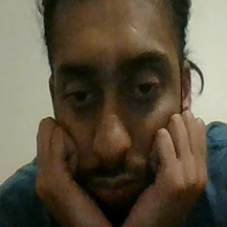
#> input picture Driver Drowsiness Dataset (DDD)/Drowsy/E0542.png, 227 x 227 px; its folder holds only this picture in this run
$ jupyter execute --allow-errors Data_Understanding.ipynb
#> lines starting #> are read from the running program, lines starting #| are printed output that depends on the picture; long printed decimals are rounded
#### Data Loading and Visualization

[cell 1]
import os
import cv2
import matplotlib.pyplot as plt

dataset_path = 'Driver Drowsiness Dataset (DDD)'
image_dict = {}

for class_name in os.listdir(dataset_path):
    class_path = os.path.join(dataset_path, class_name)
    if os.path.isdir(class_path):
        image_dict[class_name] = []
        for filename in os.listdir(class_path):
            if filename.lower().endswith(('png')):
                img_path = os.path.join(class_path, filename)
                try:
                    img = cv2.imread(img_path)
#> img is the input picture: shape (227, 227, 3); mean B, G, R 64, 82.2, 91.5
                    if img is not None:
                        image_dict[class_name].append(img)
                    else:
                        print(f"Failed to load {img_path}")
                except Exception as e:
                    print(f"Error loading {img_path}: {e}")


plt.figure(figsize=(20,10))
i = 0
for class_name, images in image_dict.items():
    for img in images[:5]:
        plt.subplot(len(image_dict), 5, i + 1)
        plt.imshow(cv2.cvtColor(img, cv2.COLOR_BGR2RGB))
        plt.title(class_name)
        plt.axis('off')
        i += 1
#> after the loop, i = 1

plt.tight_layout()
plt.show()

total_images = sum(len(images) for images in image_dict.values())
print(f"Total images loaded: {total_images}")
print(f"Classes: {list(image_dict.keys())}")

#### Check Image Size

[cell 2]
print(f"Image for Drowsy class: shape={image_dict['Drowsy'][0].shape}")
#> (the rest of this cell did not finish here and is left out)

#### Compare between Color Channels

[cell 3]
drowsy_image = image_dict['Drowsy'][0]
#> (the rest of this cell did not finish here and is left out)

#### Visualize Class Distribution

[cell 4]
class_counts = {class_name: len(images) for class_name, images in image_dict.items()}
#> class_counts = {'Drowsy': 1}

plt.figure(figsize=(10, 5))
bars = plt.bar(class_counts.keys(), class_counts.values(), color=['blue', 'orange'])
plt.xlabel('Class')
plt.ylabel('Number of Images')
plt.title('Class Distribution')
for bar in bars:
    yval = bar.get_height()
    plt.text(bar.get_x() + bar.get_width()/2, yval + 5, int(yval), ha='center', va='bottom')
#> this loop made 1 pass
#> yval on pass 1: 1
plt.show()
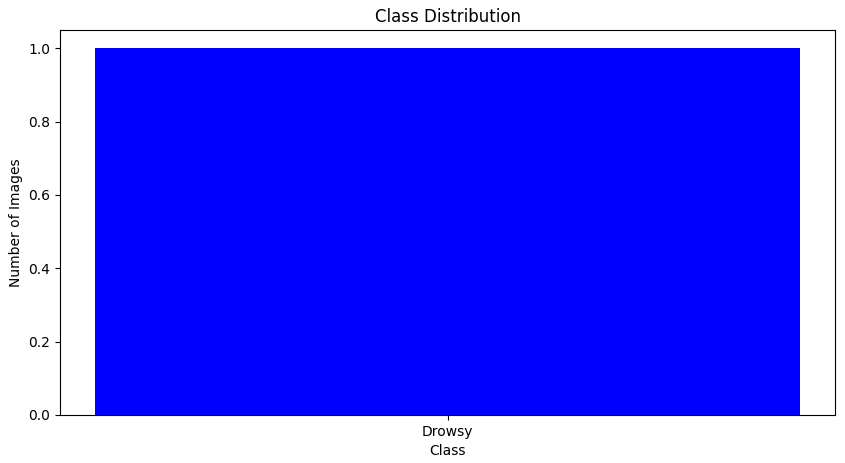
#> figure drawn by matplotlib, 1 panel

#### Check for Corrupted Images

[cell 5]
# to check if the image is corrupted
def is_image_corrupted(img):
    return img is None


corrupted_images = {}
for class_name, images in image_dict.items():
    corrupted_images[class_name] = []
    for img in images:
        if is_image_corrupted(img):
            corrupted_images[class_name].append(img)
#> after the loop, corrupted_images = {'Drowsy': []}

print(corrupted_images)
#| {'Drowsy': []}

#### Compute Statistics

[cell 6]
# extract the first 1000 images from each class
import os
import cv2
import numpy as np
import matplotlib.pyplot as plt

dataset_path = 'Driver Drowsiness Dataset (DDD)'
#> dataset_path = 'Driver Drowsiness Dataset (DDD)'
max_images_per_class = 1000

def compute_image_statistics(image):
    return {
        'mean': np.mean(image),
        'median': np.median(image),
        'std_dev': np.std(image)
    }

def compute_dataset_statistics(image_paths):
    pixel_values = []
    for img_path in image_paths:
        img = cv2.imread(img_path, cv2.IMREAD_GRAYSCALE)
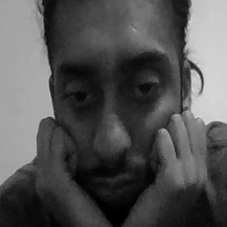
#> img: shape (227, 227); min 0, max 220, mean 82.4
        if img is not None:
            pixel_values.extend(img.flatten())
        else:
            print(f"Failed to load image: {img_path}")
    pixel_values = np.array(pixel_values)
    return {
        'mean': np.mean(pixel_values),
        'median': np.median(pixel_values),
        'std_dev': np.std(pixel_values),
        'pixel_values': pixel_values
    }

def identify_outliers(pixel_values, mean, std_dev, threshold=3):
    outliers = []
    for value in pixel_values:
        if abs(value - mean) > threshold * std_dev:
            outliers.append(value)
    return outliers

image_paths = []
for class_name in os.listdir(dataset_path):
    class_path = os.path.join(dataset_path, class_name)
    if os.path.isdir(class_path):
        class_image_paths = []
        image_count = 0
        for filename in os.listdir(class_path):
            if filename.lower().endswith(('png')):
                class_image_paths.append(os.path.join(class_path, filename))
                image_count += 1
                if image_count >= max_images_per_class:
                    break
        image_paths.extend(class_image_paths)

dataset_stats = compute_dataset_statistics(image_paths)
#> dataset_stats = 4 items
print(f"Dataset statistics:\nMean: {dataset_stats['mean']}\nMedian: {dataset_stats['median']}\nStandard Deviation: {dataset_stats['std_dev']}")
#| Dataset statistics:
#| Mean: 82.424
#| Median: 63.0
#| Standard Deviation: 60.097

outliers = identify_outliers(dataset_stats['pixel_values'], dataset_stats['mean'], dataset_stats['std_dev'])
#> the loop in identify_outliers, `for value in pixel_values:` made 51529 passes
#> value on passes 1 to 3: 160, 160, 161
#> after the loop in identify_outliers, `for value in pixel_values:`: outliers = []
#> outliers = []
print(f"Number of outliers: {len(outliers)}")
#| Number of outliers: 0

plt.figure(figsize=(10, 5))
plt.hist(dataset_stats['pixel_values'], bins=256, range=(0, 256), alpha=0.75, color='blue', edgecolor='black')
plt.title('Histogram of Pixel Values')
plt.xlabel('Pixel Value')
plt.ylabel('Frequency')
plt.show()
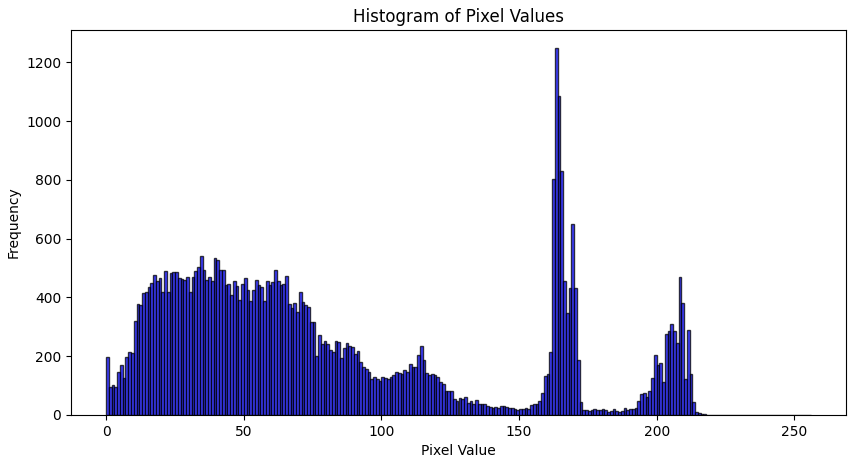
#> figure drawn by matplotlib, 1 panel; tallest bar 1248 high, from x = 163 to 164

[cell 7]
# extract the middle 1000 images from each class
image_paths = []
for class_name in os.listdir(dataset_path):
    class_path = os.path.join(dataset_path, class_name)
    if os.path.isdir(class_path):
        all_filenames = [f for f in os.listdir(class_path) if f.lower().endswith(('png'))]
#> all_filenames = ['E0542.png']

        middle_index = len(all_filenames) // 2
#> middle_index = 0
        start_index = max(0, middle_index - max_images_per_class // 2)
#> start_index = 0
        end_index = min(len(all_filenames), start_index + max_images_per_class)
#> end_index = 1

        class_image_paths = [os.path.join(class_path, all_filenames[i]) for i in range(start_index, end_index)]
        image_paths.extend(class_image_paths)

dataset_stats = compute_dataset_statistics(image_paths)
print(f"Dataset statistics:\nMean: {dataset_stats['mean']}\nMedian: {dataset_stats['median']}\nStandard Deviation: {dataset_stats['std_dev']}")
#| Dataset statistics:
#| Mean: 82.424
#| Median: 63.0
#| Standard Deviation: 60.097

outliers = identify_outliers(dataset_stats['pixel_values'], dataset_stats['mean'], dataset_stats['std_dev'])
#> the loop in identify_outliers (call 2), `for value in pixel_values:` made 51529 passes
print(f"Number of outliers: {len(outliers)}")
#| Number of outliers: 0

plt.figure(figsize=(10, 5))
plt.hist(dataset_stats['pixel_values'], bins=256, range=(0, 256), alpha=0.75, color='blue', edgecolor='black')
plt.title('Histogram of Pixel Values')
plt.xlabel('Pixel Value')
plt.ylabel('Frequency')
plt.show()

[cell 8]
# extract the last 1000 images from each class
image_paths = []
for class_name in os.listdir(dataset_path):
    class_path = os.path.join(dataset_path, class_name)
    if os.path.isdir(class_path):
        all_filenames = [f for f in os.listdir(class_path) if f.lower().endswith(('png'))]

        start_index = max(0, len(all_filenames) - max_images_per_class)
        end_index = len(all_filenames)

        class_image_paths = [os.path.join(class_path, all_filenames[i]) for i in range(start_index, end_index)]
        image_paths.extend(class_image_paths)

dataset_stats = compute_dataset_statistics(image_paths)
print(f"Dataset statistics:\nMean: {dataset_stats['mean']}\nMedian: {dataset_stats['median']}\nStandard Deviation: {dataset_stats['std_dev']}")
#| Dataset statistics:
#| Mean: 82.424
#| Median: 63.0
#| Standard Deviation: 60.097

outliers = identify_outliers(dataset_stats['pixel_values'], dataset_stats['mean'], dataset_stats['std_dev'])
print(f"Number of outliers: {len(outliers)}")
#| Number of outliers: 0

plt.figure(figsize=(10, 5))
plt.hist(dataset_stats['pixel_values'], bins=256, range=(0, 256), alpha=0.75, color='blue', edgecolor='black')
plt.title('Histogram of Pixel Values')
plt.xlabel('Pixel Value')
plt.ylabel('Frequency')
plt.show()

$ run again, on Driver Drowsiness Dataset (DDD)/Drowsy/I0210.png
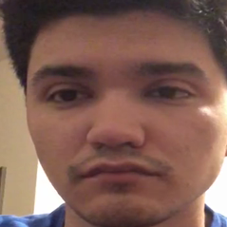
#> input picture Driver Drowsiness Dataset (DDD)/Drowsy/I0210.png, 227 x 227 px
#> img is the input picture: shape (227, 227, 3); mean B, G, R 85.2, 94.9, 127.8
#> after the loop `for class_name, images in image_dict.items():`: i = 1
#> class_counts = {'Drowsy': 1}
#> the loop `for bar in bars:` made 1 pass
#> yval on pass 1: 1
#> after the loop `for class_name, images in image_dict.items():`: corrupted_images = {'Drowsy': []}
#| {'Drowsy': []}
#> dataset_path = 'Driver Drowsiness Dataset (DDD)'
#> in compute_dataset_statistics, `img = cv2.imread(img_path, cv2.IMREAD_GRAYSCALE)`:
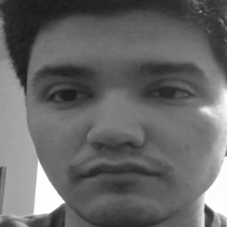
#> img: shape (227, 227); min 25, max 255, mean 103.1
#> dataset_stats = 4 items
#| Dataset statistics:
#| Mean: 103.131
#| Median: 100.0
#| Standard Deviation: 45.853
#> the loop in identify_outliers, `for value in pixel_values:` made 51529 passes
#> value on passes 1 to 3: 85, 90, 76
#> after the loop in identify_outliers, `for value in pixel_values:`: outliers = 1578 values, max 255 at index 150, min 241 at index 29, mean 252.8
#| Number of outliers: 1578
#> `plt.show()`:
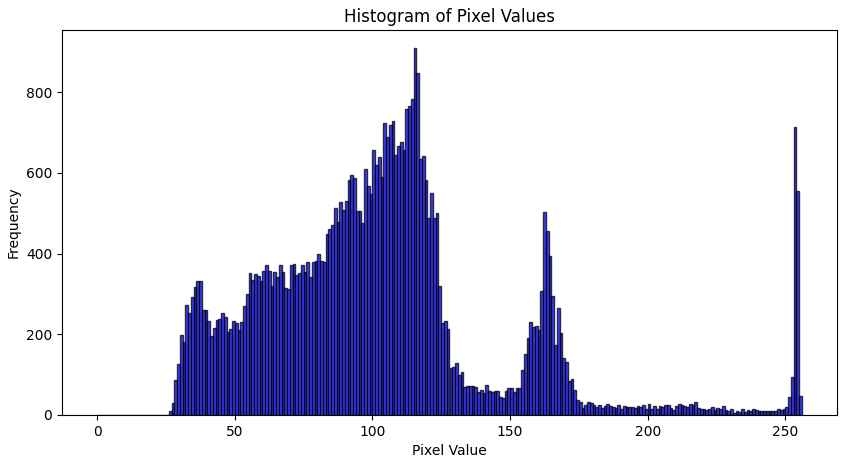
#> figure drawn by matplotlib, 1 panel; tallest bar 909 high, from x = 115 to 116
#> all_filenames = ['I0210.png']
#> middle_index = 0
#> end_index = 1
#| Dataset statistics:
#| Mean: 103.131
#| Median: 100.0
#| Standard Deviation: 45.853
#> the loop in identify_outliers (call 2), `for value in pixel_values:` made 51529 passes
#| Number of outliers: 1578
#| Dataset statistics:
#| Mean: 103.131
#| Median: 100.0
#| Standard Deviation: 45.853
#| Number of outliers: 1578

$ run again, on Driver Drowsiness Dataset (DDD)/Drowsy/L0713.png
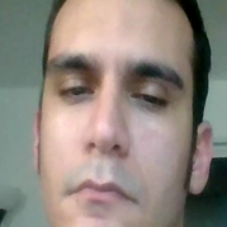
#> input picture Driver Drowsiness Dataset (DDD)/Drowsy/L0713.png, 227 x 227 px
#> img is the input picture: shape (227, 227, 3); mean B, G, R 126.5, 134.7, 144.1
#> after the loop `for class_name, images in image_dict.items():`: i = 1
#> class_counts = {'Drowsy': 1}
#> the loop `for bar in bars:` made 1 pass
#> yval on pass 1: 1
#> after the loop `for class_name, images in image_dict.items():`: corrupted_images = {'Drowsy': []}
#| {'Drowsy': []}
#> dataset_path = 'Driver Drowsiness Dataset (DDD)'
#> in compute_dataset_statistics, `img = cv2.imread(img_path, cv2.IMREAD_GRAYSCALE)`:
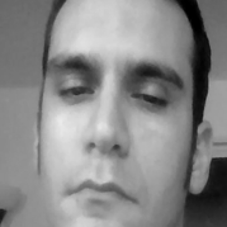
#> img: shape (227, 227); min 0, max 234, mean 136.1
#> dataset_stats = 4 items
#| Dataset statistics:
#| Mean: 136.065
#| Median: 142.0
#| Standard Deviation: 50.191
#> the loop in identify_outliers, `for value in pixel_values:` made 51529 passes
#> value on passes 1 to 3: 103, 103, 103
#> after the loop in identify_outliers, `for value in pixel_values:`: outliers = []
#| Number of outliers: 0
#> `plt.show()`:
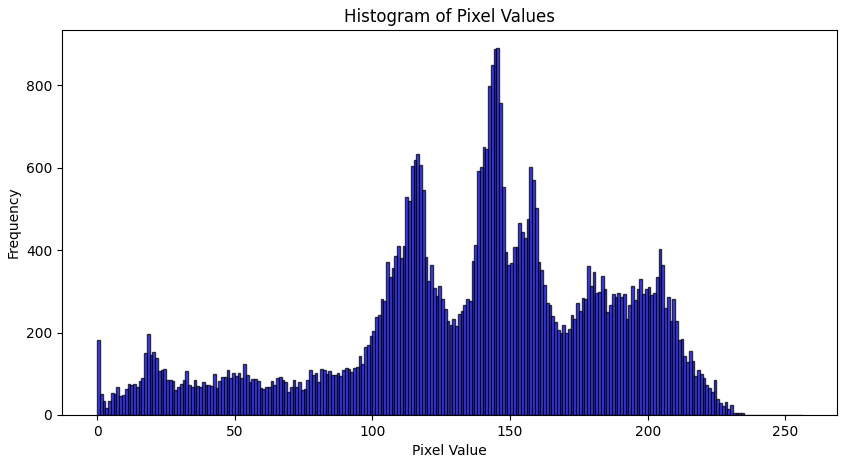
#> figure drawn by matplotlib, 1 panel; tallest bar 890 high, from x = 145 to 146
#> all_filenames = ['L0713.png']
#> middle_index = 0
#> end_index = 1
#| Dataset statistics:
#| Mean: 136.065
#| Median: 142.0
#| Standard Deviation: 50.191
#> the loop in identify_outliers (call 2), `for value in pixel_values:` made 51529 passes
#| Number of outliers: 0
#| Dataset statistics:
#| Mean: 136.065
#| Median: 142.0
#| Standard Deviation: 50.191
#| Number of outliers: 0
